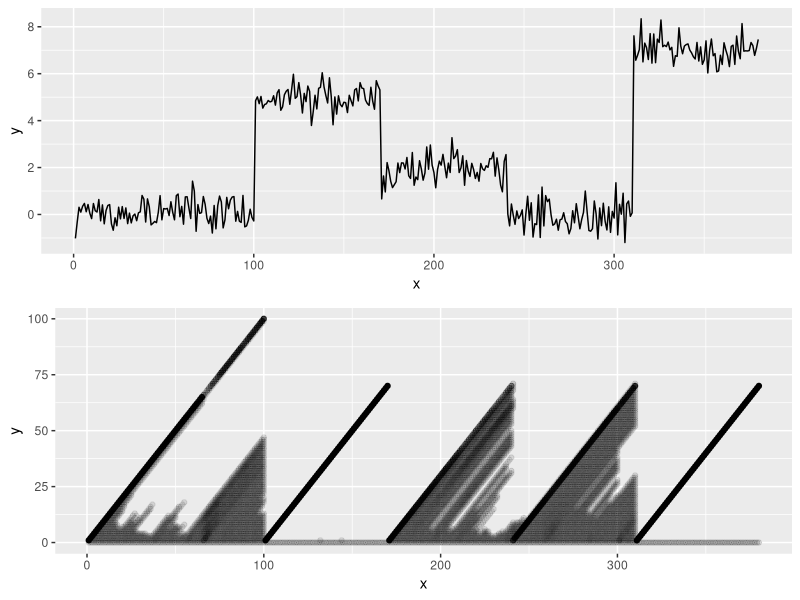

This figure's R source:
# source("https://raw.githubusercontent.com/chenhaotian/Changepoints/master/online_detection/bayesian.r")

## reference: Bayesian Online Changepoint Detection(Ryan Prescott Adams and David J.C. MacKay 2007)

## ASSUMPTION: known distributions.

## online bayesian-------------------------
## model: specifying model
##    nng: normal evidence and normal-gamma prior
##    pg: poisson evidence and gamma prior
##    bb: binomial evidence and beta prior
##         ref: [1] https://en.wikipedia.org/wiki/Checking_whether_a_coin_is_fair
##    g: gamma evidence
##         ref: [1] DeGroot,Optimal Statistical Decisions, chapter 9
##              [2] https://en.wikipedia.org/wiki/Gamma_distribution
##              [3] Fink, D. 1995 A Compendium of Conjugate Priors. In progress report: Extension and enhancement of methods for setting data quality objectives. (DOE contract 95‑831).
## mu0, k0, alpha0, beta0: normal-gamma parameter, when model="nng"
##          alpha0, beta0: gamma parameters when model="pg"(these two names alpha0 and beta0 are shared with "nng")
##          alpha0, beta0: beta parameters when model="bb"
## bpmethod: bayesian prediction method. 'bruteforce': calculate the bayesian prediction probability directly by integrate over (6), Note:relevant code has been commented. 'mean': use the posterior mean of \eta to approximate the calculation.
## lower/upperLimit: only meaningful when bpmethod='bruteforce', specifying integrete limit of the parameters in the likelihood function. Use this limit to approximate the whole interval in calculating predictive probability:
##     int_{lowerLimit}^{upperLimit} {P(x_t|theta_t)P(theta_t|hyper_t)}
## lambda: parameter of the exponential hazard function.(transition probability)
## FILTER: if P(r_t|x_{1:t})<FILTER, this r_t will be omitted in the next calculation.
##
onlinechangepoint <- function(X,
                              model=c("nng","pg","bb"),
                              mu0=0,k0=1,alpha0=1/2,beta0=1,
                              bpmethod=c("mean","bruteforce"),
                              lowerLimit=c(-1,0),upperLimit=c(3,1e2),
                              lambda=1000, #exponential hazard
                              FILTER=1e-4){
    ## require(cubature)                       #integrate over a hyper rectangle, no longer needed after removing 'integrate over (6)' part
    model <- match.arg(model)
    bpmethod <- match.arg(bpmethod)
    hazard <- 1/lambda                  #constant hazard function(transition probability)
    if(model=="pg"){
        if(any(X<0)) stop("X must be integer greater than or equal to zero")
    }else if(model=="pg"){
        if(any(X!=0&X!=1)) stop("X must be a sequence of 0s and 1s, 1 for head, 0 for tail")
    }
    ## initialize
    x_snapshot <- 1                     #P(x_{1:t})
    r_snapshot <- matrix(c(0,1,0,0,0,mu0,k0,alpha0,beta0,1),nrow = 1,
           dimnames=list(NULL,
                         c("r","p","ppredict","pgrow","pshrink","mu0","k0","alpha0","beta0","prx"))) #r: run length, p: un-normalized P(r_t,x_{1:t}), prx: normalized P(r_t|x_{1:t})
    res <- list()
    pb <- txtProgressBar(min = 1,max = length(X),style = 3)
    pos <- 1
    
    ## online update
    for(x in X){
        ## 1. general calculation

        ## --------------------!!DELETED!!--------------------
        ## P(x_{t+1}|hyper)
        ## if(bpmethod=="bruteforce"){
        ##     r_snapshot[,"ppredict"] <- as.vector(apply(r_snapshot,1,function(l){
        ##         ## density function of normal-gamma distribution
        ##         dnormalgamma <- function(mu,tau){
        ##             dnorm(mu,mean = l["mu0"],sd=sqrt(1/(l["k0"]*tau)))*
        ##                 dgamma(tau,shape = l["alpha0"],rate = l["beta0"])
        ##         }
        ##         prediction <- function(eta){
        ##             dnorm(x,mean = eta[1],sd = sqrt(1/eta[2]))*
        ##                 dnormalgamma(eta[1],eta[2])
        ##         }
        ##         ## direct calcualtion of predictivedistribution:
        ##         ## P(x|hyperparameter)=Int_{theta}P(x|theta)P(theta|hyperparameter)
        ##         ## integrate a scalar function over a multidimensional rectangle: library(cubature)
        ##         adaptIntegrate(f=prediction,lowerLimit = lowerLimit,upperLimit = upperLimit,maxEval = 10000)$integral
        ##     }))
        ## }
        ## else if(bpmethod=="mean"){
        ## --------------------!!DELETED!!--------------------
        
        ## if x~gamma(shape=alpha,rate=beta), then mean(x)=alpha/beta
        ## if x~beta(shape1=alpha,shape2=beta), then mean(x)=alpha/(alpha+beta)
        r_snapshot[,"ppredict"] <- if(model=="nng") dnorm(x,mean = r_snapshot[,"mu0"],sd = sqrt(r_snapshot[,"beta0"]/r_snapshot[,"alpha0"])) else if(model=="pg") dpois(x,lambda = r_snapshot[,"alpha0"]/r_snapshot[,"beta0"]) else if(model=="bb") dbinom(x,size = 1,prob = r_snapshot[,"alpha0"]/(r_snapshot[,"beta0"]+r_snapshot[,"alpha0"]))

        ## P(r+1,x_{1:t}) and P(0,x_{1:t})
        tmp <- r_snapshot[,"prx"]*r_snapshot[,"ppredict"]
        r_snapshot[,"pgrow"] <- tmp*(1-hazard)
        r_snapshot[,"pshrink"] <- tmp*hazard
        ## 2. grow
        ## move one step further
        r_snapshot[,"r"] <- r_snapshot[,"r"]+1
        r_snapshot[,"p"] <- r_snapshot[,"pgrow"]
        ## update hyperparameters

        ## get posterior distributions
        if(model=="nng"){
            r_snapshot[,"mu0"] <- (r_snapshot[,"k0"]*r_snapshot[,"mu0"]+x)/(r_snapshot[,"k0",drop=TRUE]+1)
            r_snapshot[,"alpha0"] <- r_snapshot[,"alpha0"]+1/2
            r_snapshot[,"beta0"] <- (r_snapshot[,"beta0"]+r_snapshot[,"k0"]*(x-r_snapshot[,"mu0"])^2/2/(r_snapshot[,"k0"]+1))
            r_snapshot[,"k0"] <- r_snapshot[,"k0"]+1
        }else if(model=="pg"){
            r_snapshot[,"alpha0"] <- r_snapshot[,"alpha0"]+x
            r_snapshot[,"beta0"] <- r_snapshot[,"beta0"]+1
        }else if(model=="bb"){
            if(x==0) r_snapshot[,"beta0"] <- r_snapshot[,"beta0"]+1
            else r_snapshot[,"alpha0"] <- r_snapshot[,"alpha0"]+1 #x==1
        }
        
        ## 3. shrink
        r_snapshot <- rbind(
            matrix(c(0,sum(r_snapshot[,"pshrink"]),0,0,0,mu0,k0,alpha0,beta0,1),nrow = 1,dimnames=list(NULL,c("r","p","ppredict","pgrow","pshrink","mu0","k0","alpha0","beta0","prx"))),
            r_snapshot
        )
        ## 4. evidence P(x_{1:t}) and conditional probabiity P(r_t|x_{1:t})
        x_snapshot <- sum(r_snapshot[,"p"])
        r_snapshot[,"prx"] <- r_snapshot[,"p"]/x_snapshot
        ## 5. filter low probability run lengths
        r_snapshot <- r_snapshot[r_snapshot[,"prx"]>FILTER,,drop=FALSE]
        
        res <- c(res,list(r_snapshot[,c("r","prx")]))

        if(any(is.na(r_snapshot))){
            print(r_snapshot)
            print(pos)
            stop()
        }

        pos <- pos+1
        setTxtProgressBar(pb,pos)
    }

    ## res <- matrix(0,nrow = length(X),ncol = MAXlength+1) #result container
    ## pos <- 1
    cat("\n")
    res
}

## multiplot() from R-cookbook
# Multiple plot function
#
# ggplot objects can be passed in ..., or to plotlist (as a list of ggplot objects)
# - cols:   Number of columns in layout
# - layout: A matrix specifying the layout. If present, 'cols' is ignored.
#
# If the layout is something like matrix(c(1,2,3,3), nrow=2, byrow=TRUE),
# then plot 1 will go in the upper left, 2 will go in the upper right, and
# 3 will go all the way across the bottom.
#
multiplot <- function(..., plotlist=NULL, file, cols=1, layout=NULL) {
    require(grid)
    
    ## Make a list from the ... arguments and plotlist
    plots <- c(list(...), plotlist)
    
    numPlots = length(plots)
    
    ## If layout is NULL, then use 'cols' to determine layout
    if (is.null(layout)) {
        ## Make the panel
        ## ncol: Number of columns of plots
        ## nrow: Number of rows needed, calculated from # of cols
        layout <- matrix(seq(1, cols * ceiling(numPlots/cols)),
                         ncol = cols, nrow = ceiling(numPlots/cols))
    }
    
    if (numPlots==1) {
        print(plots[[1]])
        
    } else {
        ## Set up the page
        grid.newpage()
        pushViewport(viewport(layout = grid.layout(nrow(layout), ncol(layout))))
        
        ## Make each plot, in the correct location
        for (i in 1:numPlots) {
            ## Get the i,j matrix positions of the regions that contain this subplot
            matchidx <- as.data.frame(which(layout == i, arr.ind = TRUE))
            
            print(plots[[i]], vp = viewport(layout.pos.row = matchidx$row,
                                            layout.pos.col = matchidx$col))
        }
    }
}

## temp function for plotting original series and detected run-length distribution
tmpplot <- function(resY,Y){
    require(ggplot2)
    pd <- data.frame()
    for(i in 1:length(resY)){
        pd <- rbind(pd,data.frame(x=i,y=resY[[i]][,"r"],alpha=resY[[i]][,"prx"]))
    }
    p1 <- ggplot(pd)+geom_point(aes(x=x,y=y,alpha=alpha),fill="black")+theme(legend.position = "none")
    p2 <- ggplot(data.frame(x=1:length(Y),y=Y))+geom_line(aes(x=x,y=y))
    multiplot(p2,p1,layout = matrix(c(1,2),nrow=2))
}

################################################### Examples ######################################################

## Generate random samples with real changepoints: 100,170,240,310,380 
X <- c(rnorm(100,sd=0.5),rnorm(70,mean=5,sd=0.5),rnorm(70,mean = 2,sd=0.5),rnorm(70,sd=0.5),rnorm(70,mean = 7,sd=0.5)) 
## online changepoint detection for series X 
resX <- onlinechangepoint(X, 
                          model = "nng", #"nng", "bb", "pg",
                          mu0=0.7,k0=1,alpha0=1/2,beta0=1, #initial parameters 
                          bpmethod = "mean", 
                          lambda=50, #exponential hazard 
                          FILTER=1e-3) 
tmpplot(resX,X) # visualize original data and run length distribution 